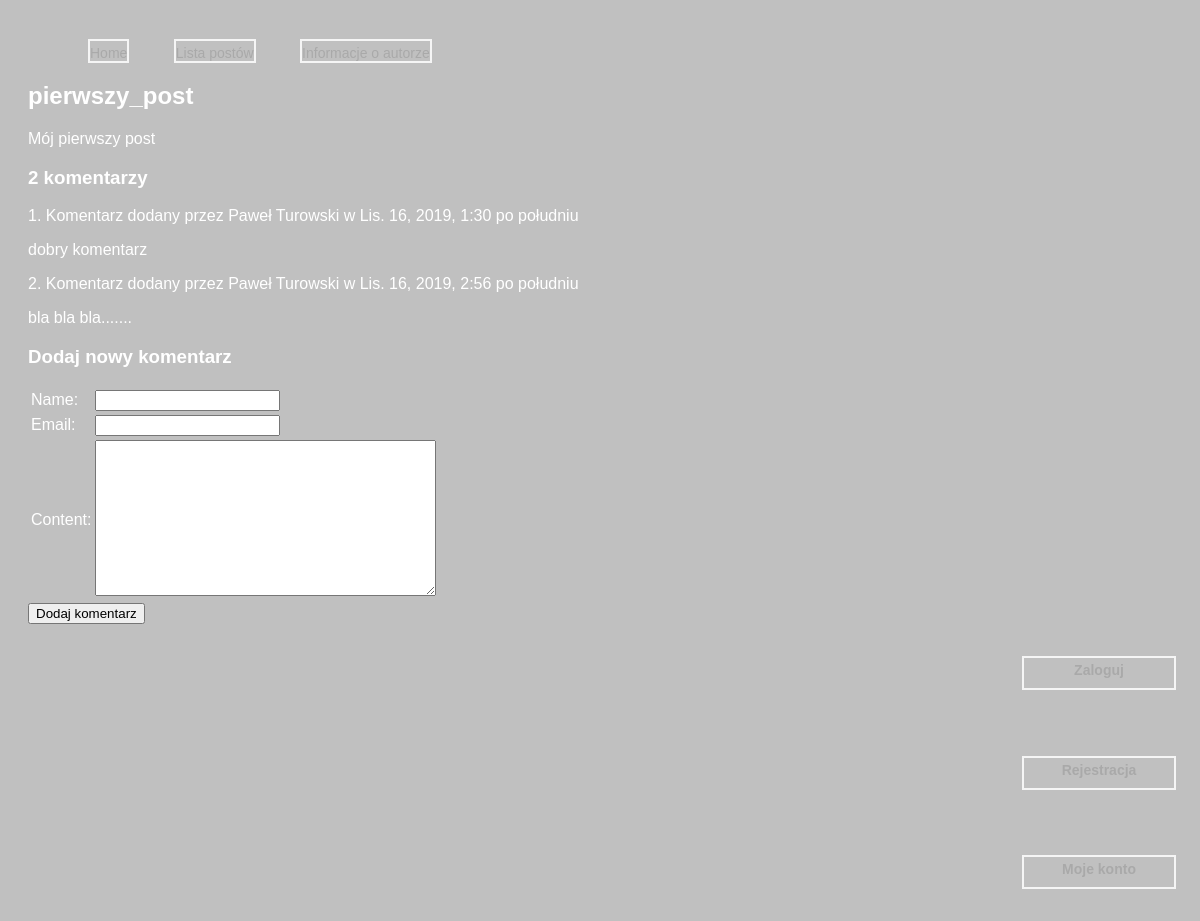
The app's page /news/2019/10/27/post_1/ with its own data.
### news/models.py (models this page shows, shortened)
class Post(models.Model):
    STATUSES = (('draft', 'Roboczy'),
                ('published', 'opublikowany'))
    title = models.CharField(max_length=200)
    slug = models.SlugField(max_length=200, unique_for_date='published')
    author = models.ForeignKey(User, related_name='news_posts', on_delete=models.CASCADE)
    content = models.TextField()
    published = models.DateTimeField(default=timezone.now)
    created =  models.DateTimeField(auto_now_add=True)
    updated = models.DateTimeField(auto_now=True)
    status = models.CharField(max_length=10, choices=STATUSES, default='draft')

class Comment(models.Model):
    name = models.CharField(max_length=30)
    email = models.EmailField()
    post = models.ForeignKey(Post, related_name='comments', on_delete=models.CASCADE)
    content = models.TextField()
    created = models.DateTimeField(auto_now_add=True)
    updated = models.DateTimeField(auto_now=True)
    active = models.BooleanField(default=True)
    class Meta:
        ordering = ('created', )

### news/views.py (the view)
def post_detail(request, year, month, day, slug):
    post = get_object_or_404(Post, slug=slug, status='published', published__year=year,
                             published__month=month, published__day=day)
    comments = post.comments.filter(active=True)
    if request.method == 'POST':
        form = CommentForm(request.POST)
        if form.is_valid():
            new_comment = form.save(commit=False)
            new_comment.post = post
            new_comment.save()
    else:
        form = CommentForm()
    return render(request, 'news/post/detail.html', {'post' : post,
                                                     'comments' : comments,
                                                     'form' : form})

### news/forms.py
class CommentForm(forms.ModelForm):
    class Meta:
        model = Comment
        fields = ('name', 'email', 'content')

### templates/news/post/detail.html (shortened to what this page needs)
{% extends "news/base.html" %}
{% block content %}
    <h1>{{ post.title }}</h1>
    <p>{{ post.content | linebreaks }}</p>
<article>
    <p>
        {% with comments.count as no_of_comments %}
        <h3>{{ no_of_comments }} komentarz{{ no_of_comments | pluralize:"y" }} </h3>
        {% endwith %}
        {%  for comment in comments %}
            <p>
                {{ forloop.counter }}. Komentarz dodany przez
                  {{  comment.name }} w {{ comment.created }}<br />
                {{ comment.content | linebreaks }}
            </p>
        {% endfor %}
    </p>
</article>
    <h3>Dodaj nowy komentarz</h3>
    <form action="." method="post">
    <table>
        {% for field in form %}
            <tr><td>{{ field.label_tag }}</td><td>{{ field }}</td></tr>
        {% endfor %}
    </table>
    <input type="submit" value="Dodaj komentarz" />
    </form>
{% endblock %}

### templates/news/base.html (shortened to what this page needs)
{% load staticfiles %}
<!DOCTYPE html>
<html lang="pl">
<head>
    <link rel="stylesheet" href="{% static 'css/news.css' %}" />
</head>
<body>
    <nav>
        <ul>
            <li><a href="{% url 'home_page' %}">Home</a></li>
            <li><a href="{% url 'post_list' %}">Lista postów</a></li>
            <li><a href="{% url 'author' %}">Informacje o autorze</a></li>
        </ul>
    </nav>
    <section>
        {% block content %}{% endblock %}
    </section>
 {% if user.is_authenticated %}
    <p>Witaj {{ user.username }}<br />
        <a href="{% url 'logout' %}">Wyloguj</a></p>
{% else %}
     <aside> <h6><a href="{% url 'login' %}">Zaloguj</a></h6>
{% endif %}
    <h6 ><a href="{% url 'signup' %}">Rejestracja</a> </h6>
    <h6><a href="{% url 'my_account' %}">Moje konto</a> </h6><aside>
</body>
</html>

### news/static/css/news.css (style rules this page uses)
body { background: silver }
nav > ul { list-style-type: none; }
nav > ul > li { display: inline-table; width: 150px; height: 26px; text-align: center; padding-top: 4px; font-size: 14px; border: 2px solid whitesmoke; }
h6 { display: inline-table; width: 150px; height: 26px; text-align: center; padding-top: 4px; font-size: 14px; border: 2px solid whitesmoke; }

### templates/news/base.html (style rules this page uses)
body { background-color: silver; color: white; padding: 20px; font-family: Arial, Verdana, sans-serif; }
a:link { color: darkgray; text-decoration: none }
aside { background: silver; width:150px; float: right; height: 100%; }
nav ul li { display: inline; margin: 20px; }
nav ul li a { color: white; text-decoration: none; }

### records on screen
Post: title "pierwszy_post", content "Mój pierwszy post"
Comment: name "Paweł Turowski", created "Lis. 16, 2019, 1:30 po południu", content "dobry komentarz"
Comment: name "Paweł Turowski", created "Lis. 16, 2019, 2:56 po południu", content "bla bla bla......."

### other values on screen
{{ no_of_comments }} "2"
{{ no_of_comments | pluralize:"y" }} "y"
{{ field.label_tag }} "Name:" "Email:" "Content:"
